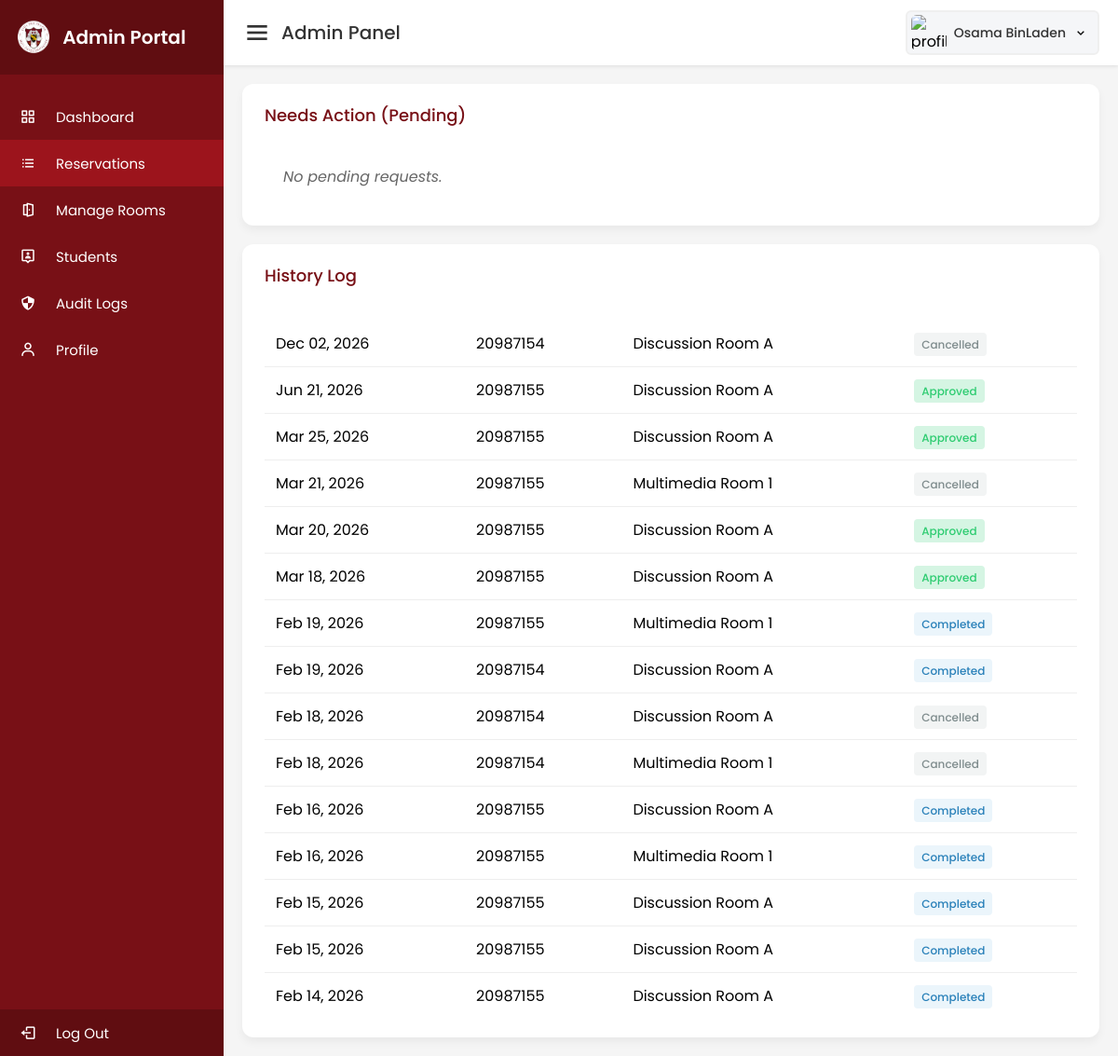
The app's page /admin/reservations.php (signed in) with its own data.
### tables this page shows
CREATE TABLE `reservations` (
  `id` int(11) NOT NULL,
  `user_id` int(11) NOT NULL,
  `room_id` int(11) NOT NULL,
  `reservation_date` date NOT NULL,
  `start_time` time NOT NULL,
  `end_time` time NOT NULL,
  `status` enum('pending','approved','completed','cancelled') DEFAULT 'pending',
  `created_at` timestamp NOT NULL DEFAULT current_timestamp()
);

CREATE TABLE `users` (
  `id` int(11) NOT NULL,
  `username` varchar(50) NOT NULL,
  `password` varchar(255) NOT NULL,
  `full_name` varchar(100) NOT NULL,
  `role` varchar(50) DEFAULT NULL,
  `profile_image` longblob DEFAULT NULL
);

CREATE TABLE `rooms` (
  `id` int(11) NOT NULL,
  `room_name` varchar(50) NOT NULL,
  `capacity` int(11) NOT NULL,
  `type` varchar(50) NOT NULL
);

### admin/reservations.php (the view, shortened to what this page needs)
<?php
require '../assets/includes/db_connection.php';
$sql_pending = "SELECT r.*, u.username, u.full_name, rm.room_name
                FROM reservations r
                JOIN users u ON r.user_id = u.id
                JOIN rooms rm ON r.room_id = rm.id
                WHERE r.status = 'pending'
                ORDER BY r.reservation_date ASC";
$res_pending = $conn->query($sql_pending);
$sql_all = "SELECT r.*, u.username, rm.room_name
            FROM reservations r
            JOIN users u ON r.user_id = u.id
            JOIN rooms rm ON r.room_id = rm.id
            WHERE r.status != 'pending'
            ORDER BY r.reservation_date DESC LIMIT 50";
$res_all = $conn->query($sql_all);
?>
<!DOCTYPE html>
<html lang="en">
<head>
    <link href='https://unpkg.com/boxicons@2.1.4/css/boxicons.min.css' rel='stylesheet'>
    <link rel="stylesheet" href="../assets/css/dashboard.css">
</head>
<body>
    <?php include 'sidebar.php'; ?>
    <section class="home-section">
        <?php include 'topbar.php'; ?>
        <div class="home-content">
            <div class="sales-boxes">
                <div class="recent-sales box" style="width:100%;">
                    <div class="title" style="color: #781016;">Needs Action (Pending)</div>
                    <?php if ($res_pending->num_rows > 0): ?>
                    <div class="table-wrapper">
                        <table style="width:100%; border-collapse: collapse; margin-top:15px;">
                            <thead>
                                <tr style="text-align:left; border-bottom: 2px solid #eee;">
                                    <th style="padding:10px;">Date</th>
                                    <th>Student</th>
                                    <th>Room</th>
                                    <th>Time</th>
                                    <th>Actions</th>
                                </tr>
                            </thead>
                            <tbody>
                                <?php while($row = $res_pending->fetch_assoc()): ?>
                                <tr>
                                    <td data-label="Date"><?php echo date("M d, Y", strtotime($row['reservation_date'])); ?></td>
                                    <td data-label="Student">
                                        <strong><?php echo $row['full_name']; ?></strong><br>
                                        <small style="color:#888;"><?php echo $row['username']; ?></small>
                                    </td>
                                    <td data-label="Room" style="color:#0A2558; font-weight:500;"><?php echo $row['room_name']; ?></td>
                                    <td data-label="Time"><?php echo date("g:i A", strtotime($row['start_time'])) . ' - ' . date("g:i A", strtotime($row['end_time'])); ?></td>
                                    <td data-label="Actions">
                                        <a href="../assets/actions/admin_update_res.php?action=approve&id=<?php echo $row['id']; ?>" class="btn btn-approve">Approve</a>
                                        <button class="btn btn-reject" onclick="openRejectModal(<?php echo $row['id']; ?>)">Reject</button>
                                    </td>
                                </tr>
                                <?php endwhile; ?>
                            </tbody>
                        </table>
                    </div>
                    <?php else: ?>
                        <p style="padding:20px; color:#666; font-style:italic;">No pending requests.</p>
                    <?php endif; ?>
                </div>
            </div>
            <div class="sales-boxes" style="margin-top: 20px;">
                <div class="recent-sales box" style="width:100%;">
                    <div class="title">History Log</div>
                    <div class="table-wrapper">
                        <table style="width:100%; border-collapse: collapse; margin-top:15px;">
                            <tbody>
                                <?php while($row = $res_all->fetch_assoc()): ?>
                                <tr>
                                    <td data-label="Date"><?php echo date("M d, Y", strtotime($row['reservation_date'])); ?></td>
                                    <td data-label="Student"><?php echo $row['username']; ?></td>
                                    <td data-label="Room"><?php echo $row['room_name']; ?></td>
                                    <td data-label="Status"><span class="status-badge status-<?php echo strtolower($row['status']); ?>"><?php echo ucfirst($row['status']); ?></span></td>
                                </tr>
                                <?php endwhile; ?>
                            </tbody>
                        </table>
                    </div>
                </div>
            </div>
        </div>
    </section>
</body>
</html>

### assets/css/dashboard.css (style rules this page uses)
* { margin: 0; padding: 0; box-sizing: border-box; font-family: 'Poppins', sans-serif; }
body { min-height: 100vh; background: #f4f6f9; overflow-x: hidden; }
.home-section { position: relative; background: #f5f5f5; min-height: 100vh; width: calc(100% - 240px); left: 240px; transition: width 0.5s ease, left 0.5s ease; }
.home-content { padding: 20px; }
.sales-boxes { display: flex; justify-content: space-between; gap: 16px; flex-wrap: wrap; }
.sales-boxes .box { background: #fff; padding: 20px 24px; border-radius: 12px; box-shadow: 0 5px 10px rgba(0, 0, 0, 0.05); user-select: none; }
.sales-boxes .recent-sales { flex: 1 1 62%; min-width: 0; }
.sales-boxes .box .title { font-size: 18px; font-weight: 500; margin-bottom: 20px; color: #781016; }
.table-wrapper { overflow-x: auto; -webkit-overflow-scrolling: touch; border-radius: 8px; }
table { width: 100%; border-collapse: collapse; margin-top: 10px; min-width: 540px; }
th, td { text-align: left; padding: 12px; border-bottom: 1px solid #eee; white-space: nowrap; }
tr:last-child td { border-bottom: none; }

### admin/reservations.php (style rules this page uses)
.status-badge { padding: 4px 8px; border-radius: 4px; font-size: 12px; font-weight: 500; }
.status-approved { background: #d5f5e3; color: #2ecc71; }
.status-cancelled { background: #f2f4f4; color: #7f8c8d; }
.status-completed { background: #ebf5fb; color: #2980b9; }
.table-wrapper { width: 100%; overflow-x: auto; }
.table-wrapper table { width: 100% !important; min-width: 0 !important; }

### records on screen
reservations: reservation_date "Dec 02, 2026", user.username "20987154", room.room_name "Discussion Room A", status "Cancelled"
reservations: reservation_date "Jun 21, 2026", user.username "20987155", room.room_name "Discussion Room A", status "Approved"
reservations: reservation_date "Mar 25, 2026", user.username "20987155", room.room_name "Discussion Room A", status "Approved"
reservations: reservation_date "Mar 21, 2026", user.username "20987155", room.room_name "Multimedia Room 1", status "Cancelled"
reservations: reservation_date "Mar 20, 2026", user.username "20987155", room.room_name "Discussion Room A", status "Approved"
reservations: reservation_date "Mar 18, 2026", user.username "20987155", room.room_name "Discussion Room A", status "Approved"
reservations: reservation_date "Feb 19, 2026", user.username "20987155", room.room_name "Multimedia Room 1", status "Completed"
reservations: reservation_date "Feb 19, 2026", user.username "20987154", room.room_name "Discussion Room A", status "Completed"
reservations: reservation_date "Feb 18, 2026", user.username "20987154", room.room_name "Discussion Room A", status "Cancelled"
reservations: reservation_date "Feb 18, 2026", user.username "20987154", room.room_name "Multimedia Room 1", status "Cancelled"
reservations: reservation_date "Feb 16, 2026", user.username "20987155", room.room_name "Discussion Room A", status "Completed"
reservations: reservation_date "Feb 16, 2026", user.username "20987155", room.room_name "Multimedia Room 1", status "Completed"
reservations: reservation_date "Feb 15, 2026", user.username "20987155", room.room_name "Discussion Room A", status "Completed"
reservations: reservation_date "Feb 15, 2026", user.username "20987155", room.room_name "Discussion Room A", status "Completed"
reservations: reservation_date "Feb 14, 2026", user.username "20987155", room.room_name "Discussion Room A", status "Completed"

### other values on screen
$topbarTitle "Admin Panel"
$topbarName "Osama BinLaden"
